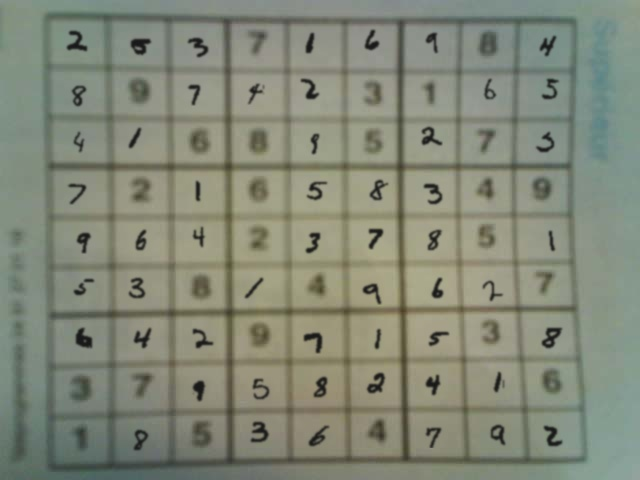
#> input picture data/raw/sudoku/mixed 2/mixed 2/image1.jpg, 640 x 480 px, given in place of the camera
$ python ar_sudoku_overlay.py
#> lines starting #> are read from the running program, lines starting #| are printed output that depends on the picture; after the words box and inside, x2 and y2 are one past the last pixel; in counts of white or black regions, pixels touching at a corner belong together
import cv2
import numpy as np

# ---------- Helper Functions ----------

def reorder(points):
    points = points.reshape((4, 2))
    new = np.zeros((4, 2), dtype=np.float32)
    s = points.sum(1)
    diff = np.diff(points, axis=1)

    new[0] = points[np.argmin(s)]      # top-left
    new[2] = points[np.argmax(s)]      # bottom-right
    new[1] = points[np.argmin(diff)]   # top-right
    new[3] = points[np.argmax(diff)]   # bottom-left
    return new


def extract_matrix(warped, size):
    gray = cv2.cvtColor(warped, cv2.COLOR_BGR2GRAY)
    cell = size // 9

    matrix = [[0]*9 for _ in range(9)]

    for i in range(9):
        for j in range(9):
            x, y = j * cell, i * cell
            cell_img = gray[y:y+cell, x:x+cell]

            cell_img = cv2.resize(cell_img, (28, 28))
            _, thresh = cv2.threshold(
                cell_img, 0, 255,
                cv2.THRESH_BINARY_INV + cv2.THRESH_OTSU
            )

            # Ignore borders
            margin = 4
            roi = thresh[margin:-margin, margin:-margin]

            if cv2.countNonZero(roi) > 50:
                matrix[i][j] = 1  # digit present

    return matrix


# ---------- Main ----------

cap = cv2.VideoCapture(0)

while True:
    ret, frame = cap.read()
#> frame is the input picture: shape (480, 640, 3); mean B, G, R 119.7, 135.9, 130.9
    if not ret:
        break

    original = frame.copy()
    gray = cv2.cvtColor(frame, cv2.COLOR_BGR2GRAY)
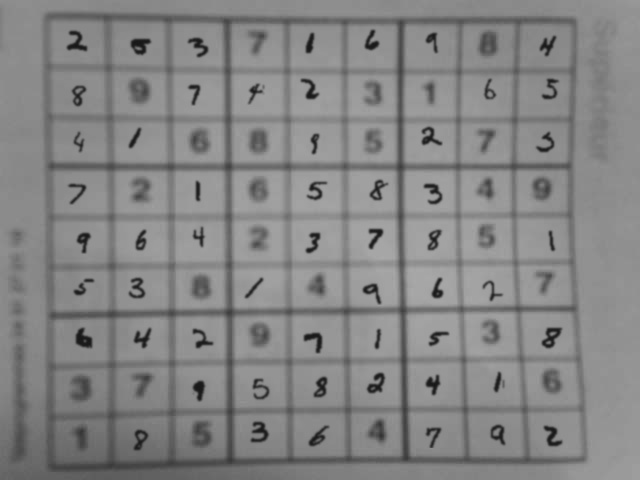
#> gray: shape (480, 640); min 23, max 169, mean 132.6

    thresh = cv2.adaptiveThreshold(
        gray, 255,
        cv2.ADAPTIVE_THRESH_GAUSSIAN_C,
        cv2.THRESH_BINARY_INV,
        11, 2
    )
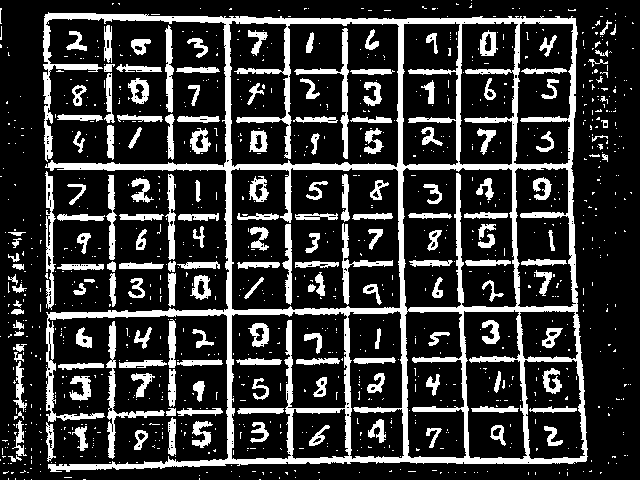
#> thresh: shape (480, 640); 21.1% white; 1039 white regions (870 under 20 px), largest, box (x1, y1, x2, y2) and area: (43, 12, 588, 472) 31032, (106, 321, 165, 459) 1031, (294, 28, 349, 159) 916

    edges = cv2.Canny(thresh, 50, 150)
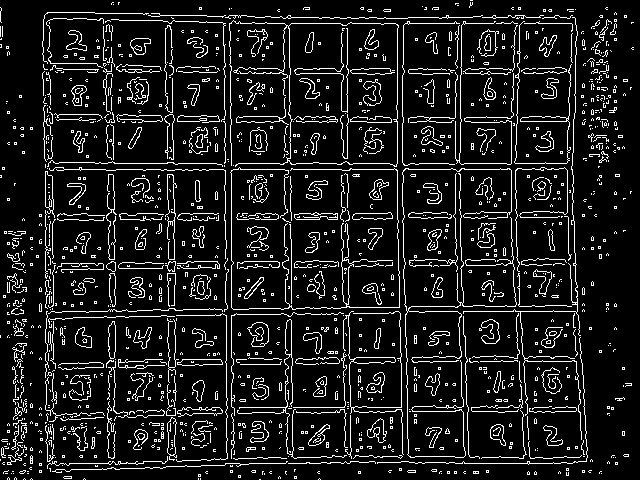
#> edges: shape (480, 640); 10.8% white in thin lines or dots

    # ----- Hough Line Detection -----
    lines = cv2.HoughLinesP(
        edges, 1, np.pi / 180,
        threshold=150,
        minLineLength=150,
        maxLineGap=20
    )
#> lines = 35 rows, first 6: [95, 163, 572, 163], [49, 169, 572, 169], [168, 407, 413, 407], [223, 23, 631, 23], [2, 463, 164, 463], [93, 121, 366, 121]

    h_lines, v_lines = [], []

    if lines is not None:
        for line in lines:
            x1, y1, x2, y2 = line[0]
            if abs(y1 - y2) < 10:
                h_lines.append(line[0])
            elif abs(x1 - x2) < 10:
                v_lines.append(line[0])
#> this loop made 35 passes
#> (x1, y1, x2, y2) on passes 1 to 12: (95, 163, 572, 163), (49, 169, 572, 169), (168, 407, 413, 407), (223, 23, 631, 23), (2, 463, 164, 463), (93, 121, 366, 121), (231, 472, 231, 103), (399, 271, 402, 461), (211, 309, 484, 305), (395, 311, 584, 311), (408, 17, 574, 17), (224, 73, 605, 73)
#> after the loop, h_lines = 25 items, first 6: [95, 163, 572, 163], [49, 169, 572, 169], [168, 407, 413, 407], [223, 23, 631, 23], [2, 463, 164, 463], [93, 121, 366, 121]; v_lines = [[231, 472, 231, 103], [399, 271, 402, 461], [172, 110, 175, 284], [397, 238, 397, 24], [455, 264, 455, 62], [347, 200, 351, 461], [405, 295, 408, 472], [51, 140, 54, 319], [111, 55, 115, 341], [460, 211, 468, 454]]

    sudoku_detected = len(h_lines) >= 8 and len(v_lines) >= 8
#> sudoku_detected = True

    if sudoku_detected:
        contours, _ = cv2.findContours(
            thresh, cv2.RETR_EXTERNAL, cv2.CHAIN_APPROX_SIMPLE
        )
#> contours = 613 contours, 532 with area under 20; largest, box (x1, y1, x2, y2) and area: (43, 12, 588, 472) 161254, (106, 321, 165, 459) 836, (45, 171, 56, 310) 716, (165, 174, 176, 260) 422, (165, 25, 174, 113) 420

        contours = sorted(contours, key=cv2.contourArea, reverse=True)

        sudoku_cnt = None
        for cnt in contours:
            if cv2.contourArea(cnt) < 5000:
                continue
            peri = cv2.arcLength(cnt, True)
            approx = cv2.approxPolyDP(cnt, 0.02 * peri, True)
            if len(approx) == 4:
                sudoku_cnt = approx
                break
#> this loop made 613 passes
#> peri on pass 1: 4392.8

        if sudoku_cnt is not None:
            pts = reorder(sudoku_cnt)

            size = 450
            dst = np.array([
                [0, 0],
                [size, 0],
                [size, size],
                [0, size]
            ], dtype=np.float32)

            matrix_p = cv2.getPerspectiveTransform(pts, dst)
            warped = cv2.warpPerspective(original, matrix_p, (size, size))

            sudoku_matrix = extract_matrix(warped, size)

            # ---- Print matrix ----
            print("\nDetected Sudoku Matrix:")
            for row in sudoku_matrix:
                print(row)

            cv2.drawContours(frame, [sudoku_cnt], -1, (0, 255, 0), 3)

            cv2.imshow("Warped Sudoku", warped)

    cv2.imshow("Live Camera", frame)

    if cv2.waitKey(1) & 0xFF == 27:
#> (key Esc is pressed here)
        break

cap.release()
cv2.destroyAllWindows()

$ run again, on data/raw/sudoku/mixed 2/mixed 2/image10.jpg
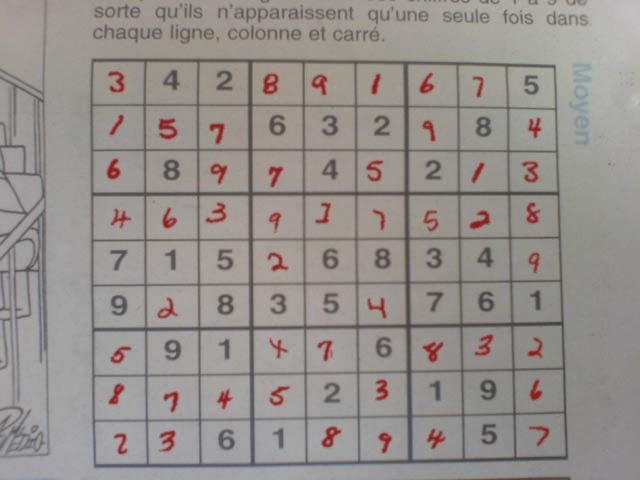
#> input picture data/raw/sudoku/mixed 2/mixed 2/image10.jpg, 640 x 480 px, given in place of the camera
#> frame is the input picture: shape (480, 640, 3); mean B, G, R 140.2, 144, 149.5
#> `thresh = cv2.adaptiveThreshold( gray, 255, cv2.ADAPTIVE_THRESH_GAUSSIA..`:
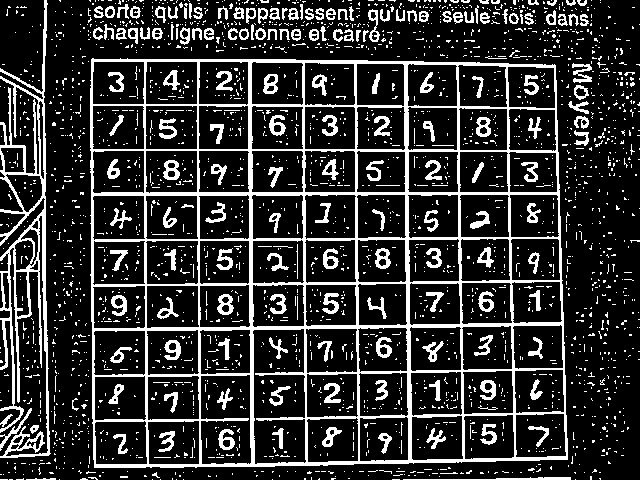
#> thresh: shape (480, 640); 19% white; 2628 white regions (2451 under 20 px), largest, box (x1, y1, x2, y2) and area: (90, 58, 568, 468) 25247, (0, 0, 51, 458) 5612, (403, 477, 571, 480) 276
#> edges: shape (480, 640); 15.2% white in thin lines or dots
#> lines = 50 rows, first 6: [81, 191, 607, 191], [77, 148, 459, 148], [142, 419, 522, 412], [149, 463, 512, 457], [90, 195, 368, 195], [197, 331, 563, 324]
#> the loop `for line in lines:` made 50 passes
#> after the loop `for line in lines:`: h_lines = 29 items, first 6: [81, 191, 607, 191], [77, 148, 459, 148], [142, 419, 522, 412], [149, 463, 512, 457], [90, 195, 368, 195], [197, 331, 563, 324]; v_lines = 16 items, first 6: [459, 121, 465, 478], [550, 2, 558, 249], [45, 299, 45, 132], [456, 136, 461, 478], [357, 270, 357, 104], [90, 320, 90, 147]
#> sudoku_detected = True
#> contours = 1318 contours, 1243 with area under 20; largest, box (x1, y1, x2, y2) and area: (90, 58, 568, 468) 189420, (0, 0, 51, 458) 6926, (368, 9, 380, 42) 175, (574, 85, 589, 100) 139, (572, 63, 592, 83) 134
#> the loop `for cnt in contours:` made 1 pass
#> (peri, sudoku_cnt) on pass 1: (1774.2, [[91, 59], [94, 467], [567, 459], [554, 64]])
#> points = [[91, 59], [94, 467], [567, 459], [554, 64]]
#> s = [150, 561, 1026, 618]
#> diff = [-32, 373, -108, -490]
#> pts = [[91, 59], [554, 64], [567, 459], [94, 467]]
#> matrix_p = [[0.939, -0.0069, -85.01], [-0.0121, 1.12, -65.24], [-6.83e-05, 5.56e-05, 1]]
#> after the loop in extract_matrix, `for i in range(9):`: matrix = 9 items, first 6: [1, 1, 1, 1, 1, 0, 1, 0, 1], [0, 1, 1, 1, 1, 1, 0, 1, 1], [1, 1, 1, 1, 1, 1, 1, 0, 1], [1, 1, 1, 0, 1, 0, 0, 1, 1], [1, 0, 1, 1, 1, 1, 1, 1, 0], [1, 1, 1, 1, 1, 0, 1, 1, 0]
#> sudoku_matrix has the same summary as matrix in extract_matrix
#> the loop `for row in sudoku_matrix:` made 9 passes
#> (printed output is left out)
#> `cv2.drawContours(frame, [sudoku_cnt], -1, (0, 255, 0), 3)`:
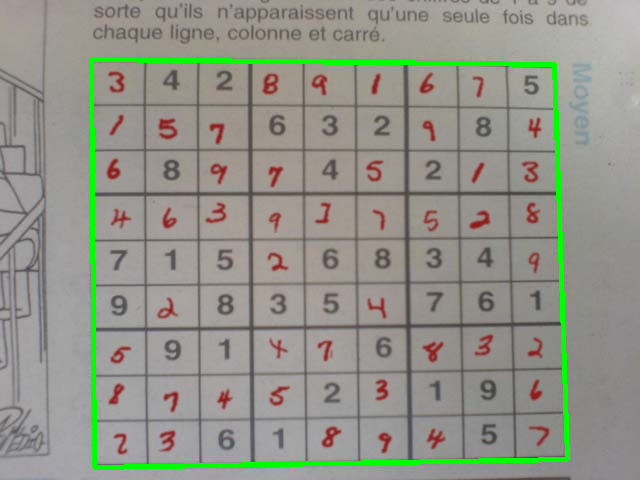
#> frame: shape (480, 640, 3); 2.83% of pixels changed, all inside (x1, y1, x2, y2) = (89, 57, 570, 470)

$ run again, on data/raw/sudoku/mixed 2/mixed 2/image100.jpg
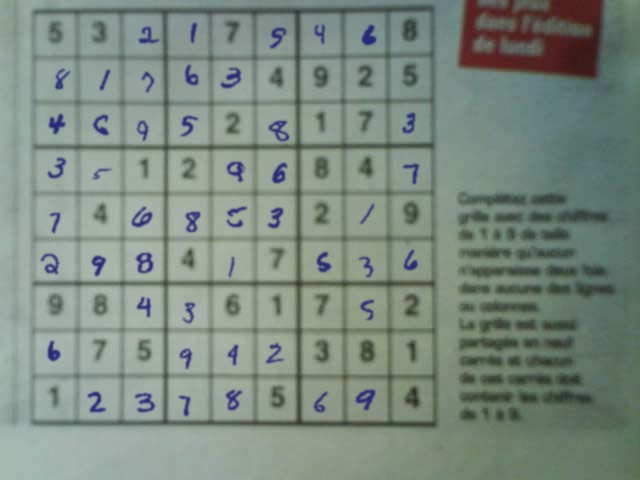
#> input picture data/raw/sudoku/mixed 2/mixed 2/image100.jpg, 640 x 480 px, given in place of the camera
#> frame is the input picture: shape (480, 640, 3); mean B, G, R 128, 137.6, 124.4
#> `thresh = cv2.adaptiveThreshold( gray, 255, cv2.ADAPTIVE_THRESH_GAUSSIA..`:
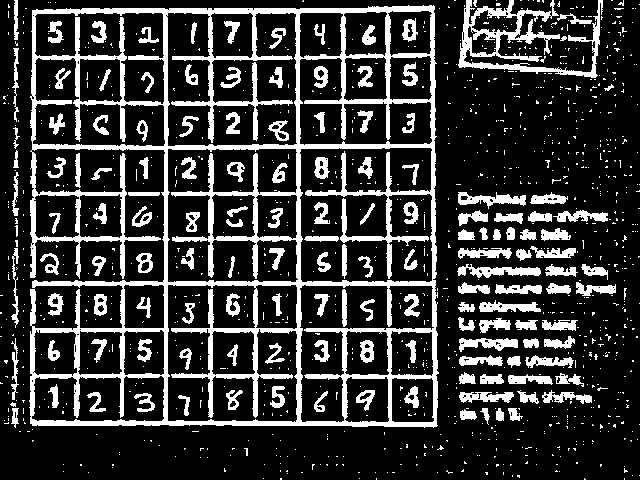
#> thresh: shape (480, 640); 21.1% white; 1174 white regions (1027 under 20 px), largest, box (x1, y1, x2, y2) and area: (29, 5, 439, 428) 33530, (458, 0, 603, 78) 3210, (457, 264, 541, 278) 605
#> `edges = cv2.Canny(thresh, 50, 150)`:
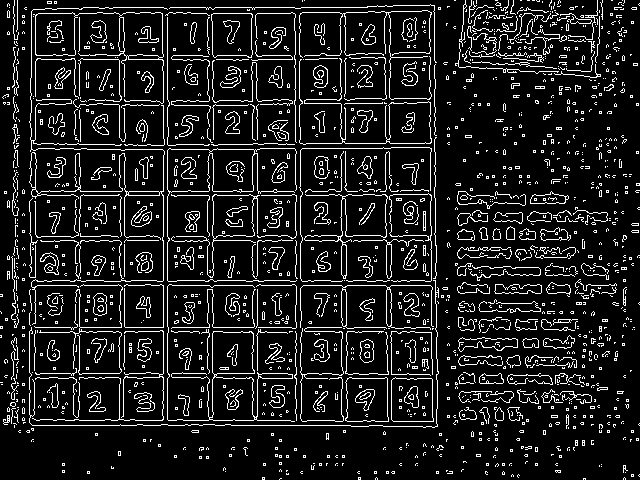
#> edges: shape (480, 640); 11.5% white in thin lines or dots
#> lines = 41 rows, first 6: [14, 285, 435, 285], [0, 327, 542, 327], [167, 424, 167, 9], [83, 7, 367, 7], [163, 424, 163, 54], [13, 195, 392, 195]
#> the loop `for line in lines:` made 41 passes
#> after the loop `for line in lines:`: h_lines = 23 items, first 6: [14, 285, 435, 285], [0, 327, 542, 327], [83, 7, 367, 7], [13, 195, 392, 195], [14, 425, 382, 425], [14, 55, 349, 55]; v_lines = 18 items, first 6: [167, 424, 167, 9], [163, 424, 163, 54], [257, 420, 257, 38], [35, 379, 35, 9], [124, 378, 124, 32], [341, 421, 341, 87]
#> sudoku_detected = True
#> contours = 800 contours, 733 with area under 20; largest, box (x1, y1, x2, y2) and area: (29, 5, 439, 428) 152549, (458, 0, 603, 78) 3644, (457, 264, 541, 278) 509, (458, 192, 526, 209) 480, (459, 338, 518, 352) 426
#> the loop `for cnt in contours:` made 800 passes
#> peri on pass 1: 3239

$ run again, on data/raw/sudoku/mixed 2/mixed 2/image1000.jpg
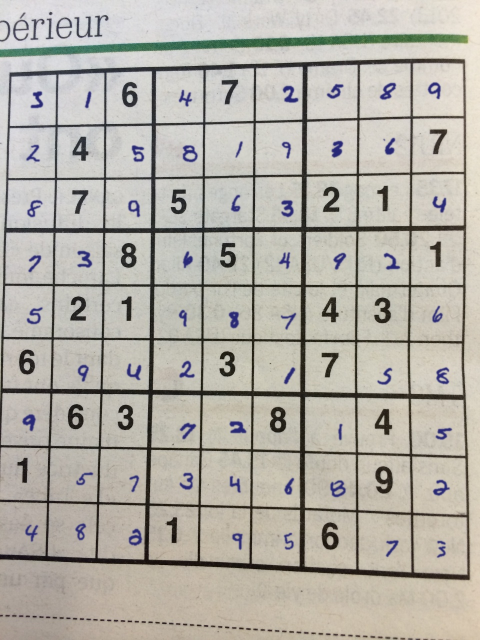
#> input picture data/raw/sudoku/mixed 2/mixed 2/image1000.jpg, 960 x 1280 px, given in place of the camera (shown at 1/2 size)
#> frame is the input picture: shape (1280, 960, 3); mean B, G, R 167.3, 175.6, 179.2
#> `thresh = cv2.adaptiveThreshold( gray, 255, cv2.ADAPTIVE_THRESH_GAUSSIA..`:
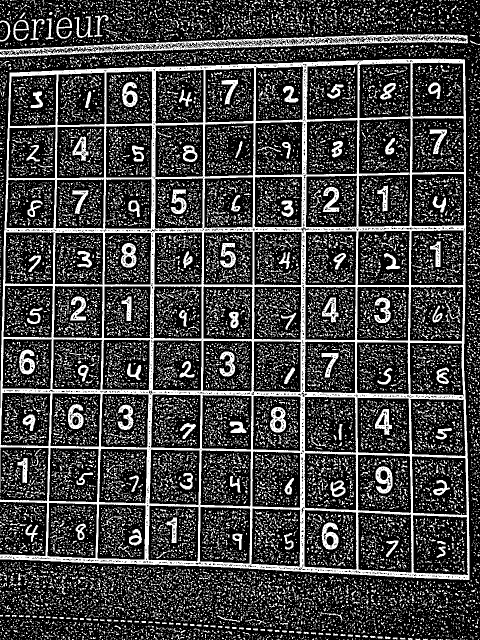
#> thresh: shape (1280, 960) (shown at 1/2 size); 25.9% white; 23274 white regions (21593 under 20 px), largest, box (x1, y1, x2, y2) and area: (0, 117, 940, 1160) 104498, (0, 68, 936, 115) 10507, (751, 932, 785, 987) 1057
#> `edges = cv2.Canny(thresh, 50, 150)`:
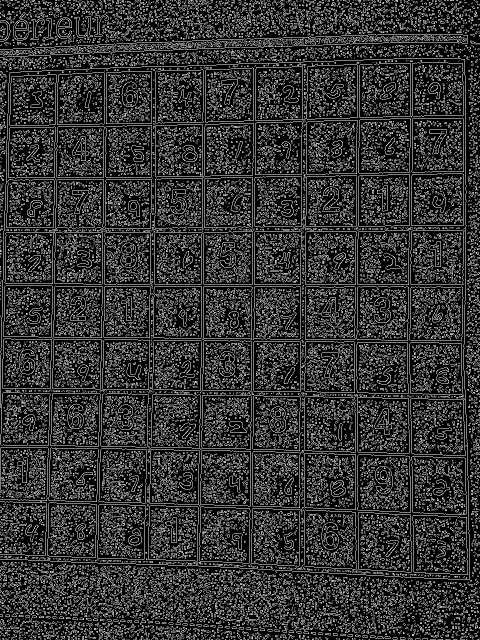
#> edges: shape (1280, 960) (shown at 1/2 size); 19.8% white in thin lines or dots
#> lines = 1260 rows, first 6: [202, 359, 949, 346], [825, 997, 829, 1267], [2, 1044, 329, 717], [6, 1031, 951, 86], [368, 660, 955, 1247], [385, 1121, 946, 1150]
#> the loop `for line in lines:` made 1260 passes
#> after the loop `for line in lines:`: h_lines = 30 items, first 6: [136, 249, 375, 245], [96, 891, 531, 898], [608, 349, 820, 345], [300, 573, 948, 573], [477, 78, 762, 69], [4, 153, 162, 147]; v_lines = 186 items, first 6: [825, 997, 829, 1267], [392, 1233, 399, 872], [609, 1087, 609, 713], [102, 717, 105, 540], [204, 580, 207, 352], [803, 1, 809, 344]
#> sudoku_detected = True
#> contours = 6922 contours, 6813 with area under 20; largest, box (x1, y1, x2, y2) and area: (0, 117, 940, 1160) 912720, (0, 68, 936, 115) 14054, (113, 35, 144, 78) 632, (26, 40, 58, 82) 612, (35, 916, 55, 966) 462
#> the loop `for cnt in contours:` made 6922 passes
#> peri on pass 1: 4565.6
